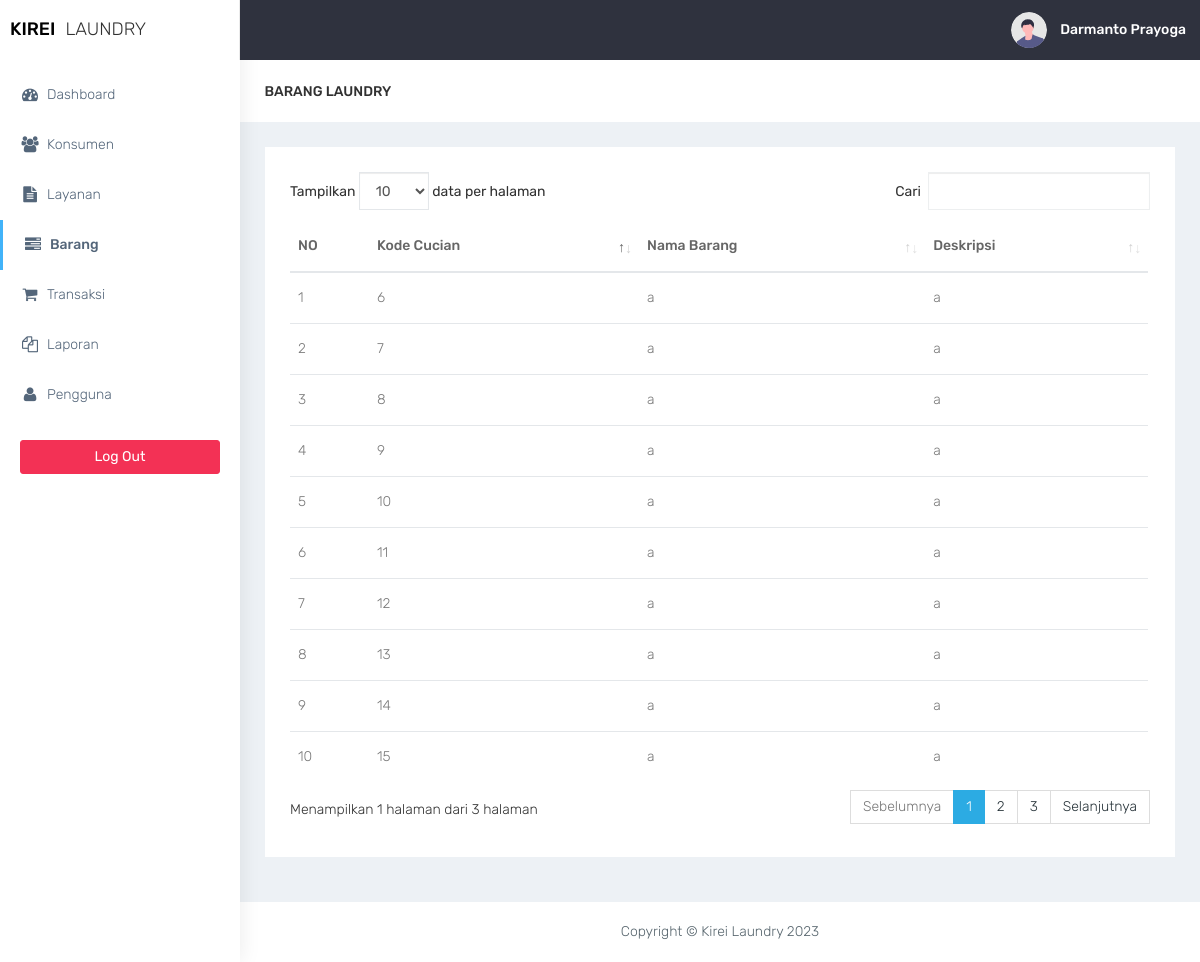
The app's page /barang/barang.php (signed in) with its own data.
### tables this page shows
CREATE TABLE `barang` (
  `kd_barang` int(11) NOT NULL,
  `id_konsumen` int(11) NOT NULL,
  `nm_brg` text NOT NULL,
  `deskripsi` text NOT NULL
);

### barang/barang.php (the view, shortened to what this page needs)
<?php
$title = 'Barang';
require '../functions.php';
require '../layout/layout_header.php';
?>
<div class="container-fluid">
    <div class="row bg-title">
        <div class="col-lg-3 col-md-4 col-sm-4 col-xs-12">
            <h4 class="page-title">Barang Laundry</h4>
        </div>
    </div>
    <div class="row">
        <div class="col-md-12 col-lg-12 col-sm-12">
            <div class="white-box">
            <form method="post" action="">
                <?php
                            if($conn->connect_errno==0){
                            $sql="SELECT * FROM barang";
                            $res=$conn->query($sql);
                            if($res){
                ?>
                <div class="table-responsive">
                    <table class="table"  id="table">
                        <thead>
                            <tr>
                                <th>NO</th>
                                <th>Kode Cucian</th>
                                <th>Nama Barang</th>
                                <th>Deskripsi</th>
                            </tr>
                        </thead>
                        <tbody>
                              <?php
                                        $data = $res->fetch_all(MYSQLI_ASSOC);
                                        foreach($data as $row){
                            ?>
                            <tr>
                                <td></td>
                                <td><?= $row['kd_barang']; ?></td>
                                <td><?= $row['nm_brg']; ?></td>
                                <td><?= $row['deskripsi']; ?></td>
                            </tr>
                              <?php
                                    }
                                ?>
                        </tbody>
                    </table>
                    <?php
                    }else
                    echo "Gagal Eksekusi SQL".(DEVELOPMENT?" : ".$conn->error:"")."<br>";
                    }
                    else
                    echo "Gagal koneksi".(DEVELOPMENT?" : ".$conn->connect_error:"")."<br>";
                    ?>
                </div>
            </div>
        </div>
    </div>
</div>
<?php
require '../layout/layout_footer.php';
?>

### layout/layout_header.php (shortened to what this page needs)
<!DOCTYPE html>
<html lang="en">
<head>
    <link href="../assets/bootstrap/dist/css/bootstrap.min.css" rel="stylesheet">
    <link href="../assets/plugins/bower_components/sidebar-nav/dist/sidebar-nav.min.css" rel="stylesheet">
    <link href="../assets/plugins/bower_components/toast-master/css/jquery.toast.css" rel="stylesheet">
    <link href="../assets/plugins/bower_components/morrisjs/morris.css" rel="stylesheet">
    <link href="../assets/plugins/bower_components/chartist-js/dist/chartist.min.css" rel="stylesheet">
    <link href="../assets/plugins/bower_components/chartist-plugin-tooltip-master/dist/chartist-plugin-tooltip.css" rel="stylesheet">
    <link href="../assets/css/animate.css" rel="stylesheet">
    <link href="../assets/css/style.css" rel="stylesheet">
    <link href="../assets/css/colors/default.css" id="theme" rel="stylesheet">
    <link rel="stylesheet" type="text/css" href="../assets/DataTables/Buttons-1.6.1/css/buttons.dataTables.min.css" />
    <link rel="stylesheet" type="text/css" href="../assets/DataTables/datatables.min.css" />
</head>
<body class="fix-header">
    <div id="wrapper">
        <nav class="navbar navbar-default navbar-static-top m-b-0">
            <div class="navbar-header">
                <div class="top-left-part">
                    <a class="logo" href="index.php">
                        <b style="color:black">
                            kirei
                        </b>
                        <span class="hidden-xs text-dark">
                            laundry
                        </span>
                    </a>
                </div>
                <ul class="nav navbar-top-links navbar-right pull-right">
                    <li>
                        <a class="profile-pic" href="#"> <img src="../assets/images/avatar.svg" alt="user-img" width="36" class="img-circle">
                            <b class="hidden-xs"><?= $_SESSION['nm_pengguna']; ?></b></a>
                    </li>
                </ul>
            </div>
        </nav>
        <div class="navbar-default sidebar" role="navigation">
            <div class="sidebar-nav slimscrollsidebar">
                <div class="sidebar-head">
                    <h3><span class="fa-fw open-close"><i class="ti-close ti-menu"></i></span> <span class="hide-menu">Navigation</span></h3>
                </div>
                <ul class="nav" id="side-menu">
                    <li style="padding: 70px 0 0;">
                        <a href="../dashboard/index.php" class="waves-effect
                            <?php if ($title == 'Dashboard') {
                                echo 'active';
                            } ?>">
                            <i class="fa fa-tachometer fa-fw" aria-hidden="true"></i>Dashboard
                        </a>
                        <a href="../konsumen/konsumen-laundry.php" class="waves-effect
                            <?php if ($title == 'Konsumen') {
                                echo 'active';
                            } ?>">
                            <i class="fa fa-users fa-fw" aria-hidden="true"></i>Konsumen
                        </a>
                        <a href="../layanan/layanan.php" class="waves-effect
                            <?php if ($title == 'Layanan') {
                                echo 'active';
                            } ?>">
                            <i class="fa fa-file-text fa-fw" aria-hidden="true"></i>Layanan
                        </a>
                        <a href="../barang/barang.php" class="waves-effect
                            <?php if ($title == 'Barang') {
                                echo 'active';
                            } ?>">
                            <i class="fa fa-tasks fa-fw" aria-hidden="true"></i>Barang
                        </a>
                        <a href="../transaksi/transaksi.php" class="waves-effect
                            <?php if ($title == 'Transaksi') {
                                echo 'active';
                            } ?>">
                            <i class="fa fa-shopping-cart fa-fw" aria-hidden="true"></i>Transaksi
                        </a>
                        <a href="../laporan/laporan.php" class="waves-effect
                            <?php if ($title == 'Laporan') {
                                echo 'active';
                            } ?>">
                            <i class="fa fa-files-o fa-fw" aria-hidden="true"></i>Laporan
                        </a>
                        <a href="../pengguna/pengguna.php" class="waves-effect
                            <?php if ($title == 'Pengguna-Laundry') {
                                echo 'active';
                            } ?>">
                            <i class="fa fa-user fa-fw" aria-hidden="true"></i>Pengguna
                        </a>
                    </li>
                </ul>
                <div class="center p-20">
                    <a href="../logout.php" class="btn btn-danger btn-block waves-effect waves-light log-out">Log Out</a>
                </div>
            </div>
        </div>
        <div id="page-wrapper">

### layout/layout_footer.php (shortened to what this page needs)
<footer class="footer text-center">Copyright &copy; Kirei Laundry <?= date('Y'); ?></footer>
</div>
</div>
<link rel="stylesheet" type="text/css" href="../assets/DataTables/datatables.min.css" />
<link rel="stylesheet" type="text/css" href="../assets/DataTables/Buttons-1.6.1/css/buttons.dataTables.min.css" />
<link rel="stylesheet" type="text/css" href="../assets/DataTables/Buttons-1.6.1/css/buttons.dataTables.min.css" />
</body>
</html>

### assets/css/colors/default.css (style rules this page uses)
body { background: #fff; }
.top-left-part { background: #fff; }
.navbar-header { background: #2f323e; }
.navbar-top-links > li > a { color: #ffffff; }
.sidebar .sidebar-head { background: #ffffff; }
.sidebar .sidebar-head h3 { color: #686868; }
.sidebar { background: #fff; box-shadow: 1px 0px 20px rgba(0, 0, 0, 0.08); }
#side-menu li a { color: #54667a; }
#side-menu li a { color: #54667a; border-left: 0px solid #fff; }
#side-menu > li > a { border-left: 3px solid transperant; }
#side-menu > li > a.active { background: transperant; color: #54667a; border-left: 3px solid #41b3f9; font-weight: 500; }

### records on screen
barang: kd_barang "6", nm_brg "a", deskripsi "a"
barang: kd_barang "7", nm_brg "a", deskripsi "a"
barang: kd_barang "8", nm_brg "a", deskripsi "a"
barang: kd_barang "9", nm_brg "a", deskripsi "a"
barang: kd_barang "10", nm_brg "a", deskripsi "a"
barang: kd_barang "11", nm_brg "a", deskripsi "a"
barang: kd_barang "12", nm_brg "a", deskripsi "a"
barang: kd_barang "13", nm_brg "a", deskripsi "a"
barang: kd_barang "14", nm_brg "a", deskripsi "a"
barang: kd_barang "15", nm_brg "a", deskripsi "a"

### other values on screen
$_SESSION['nm_pengguna'] "Darmanto Prayoga"
